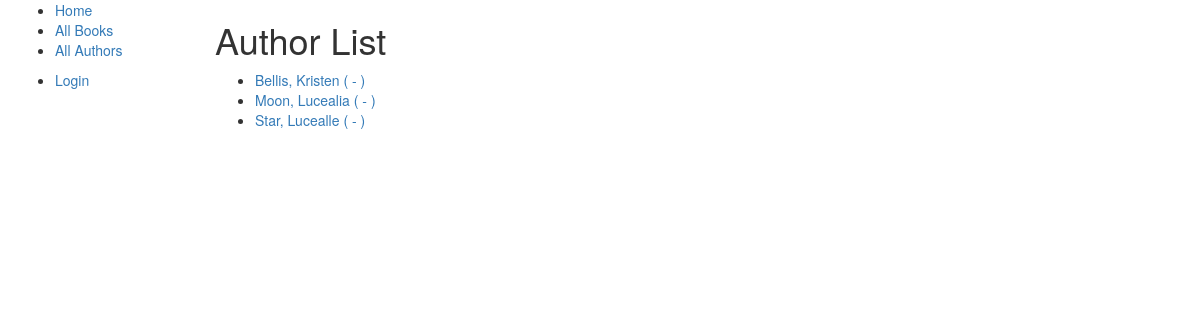
Screenshot of /catalog/authors/ with the database file from the repository.
### catalog/models.py (models this page shows, shortened)
class Author(models.Model):
    firstName = models.CharField(max_length=100)
    lastName = models.CharField(max_length=100)
    dateOfBirth = models.DateField(null=True, blank=True)
    dateOfDeath = models.DateField('Died', null=True, blank=True)
    class Meta:
        ordering = ["lastName", "firstName"]
    def __str__(self):
        return '{0}, {1}'.format(self.lastName,self.firstName)

### catalog/views.py (the view)
# urls.py: path('authors/', views.AuthorListView.as_view(), name='authors'),
class AuthorListView(generic.ListView):
    model = Author
    paginate_by = 10

### catalog/templates/catalog/author_list.html
{% extends "base_generic.html" %}
{% block content %}
<h1>Author List</h1>
{% if author_list %}
  <ul>
  {% for author in author_list %}
    <li>
      <a href="{{ author.get_absolute_url }}">
      {{ author }} ({{author.date_of_birth}} - {% if author.date_of_death %}{{author.date_of_death}}{% endif %})
      </a>
    </li>
  {% endfor %}
 </ul>
{% else %}
  <p>There are no Authors Available.</p>
{% endif %}
{% endblock %}

### rows the page displays
Author: lastName+firstName "Bellis, Kristen"
Author: lastName+firstName "Moon, Lucealia"
Author: lastName+firstName "Star, Lucealle"
